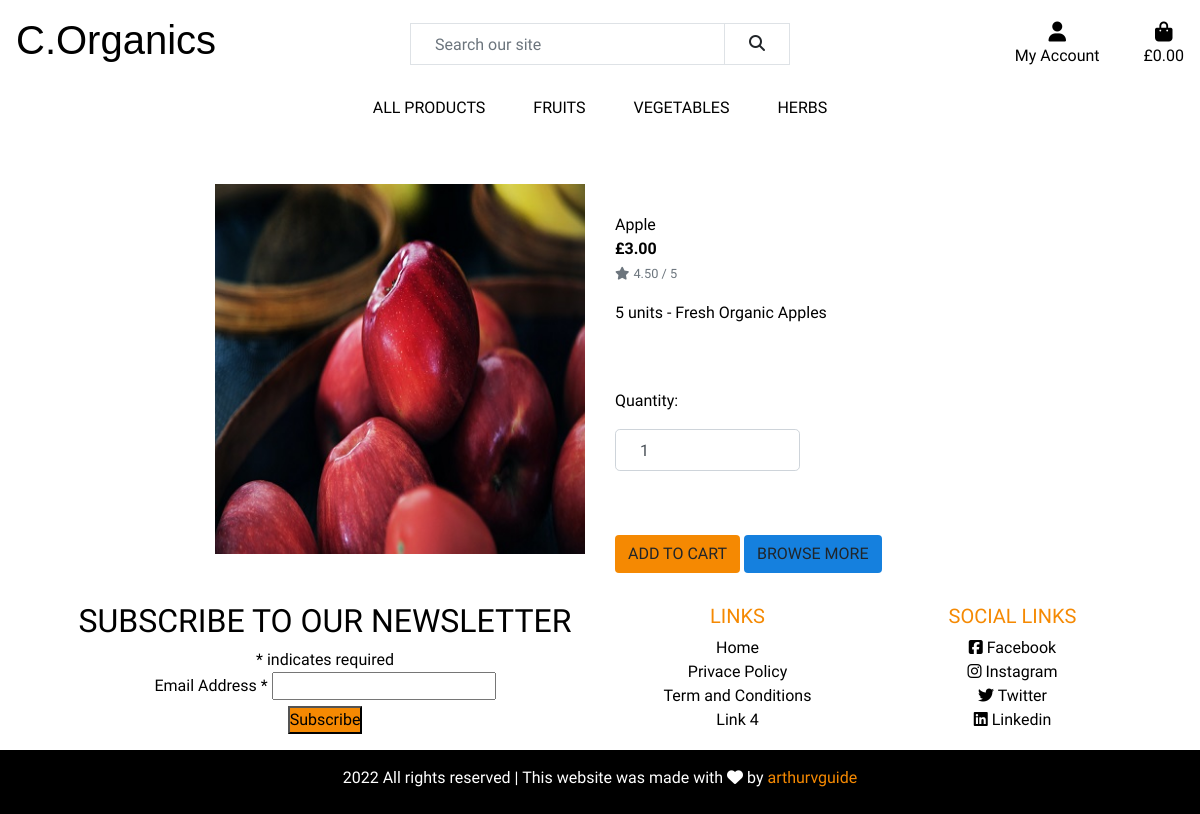
The app's page /products/3 with its own data.
### products/models.py (models this page shows, shortened)
class Product(models.Model):
    category = models.ForeignKey('Category', null=True, blank=True, on_delete=models.SET_NULL)
    name = models.CharField(max_length=254)
    description = models.TextField()
    price = models.DecimalField(max_digits=6, decimal_places=2)
    rating = models.DecimalField(max_digits=6, decimal_places=2, null=True, blank=True)
    image_url = models.URLField(max_length=1024, null=True, blank=True)
    image = models.ImageField(null=True, blank=True)

### products/views.py (the view)
# urls.py: path('<product_id>', views.product_detail, name='product_detail'),
def product_detail(request, product_id):
    product = get_object_or_404(Product, pk=product_id)
    context = {
        'product': product,
    }
    return render(request, 'products/product_detail.html', context)

### products/templates/products/product_detail.html (shortened to what this page needs)
{% extends "base.html" %}
{% load static %}
{% block content %}
    <div class="container-fluid">
        <div class="row align-items-center">
            <div class="col-12 col-md-6 col-lg-4 offset-lg-2">
                <div class="my-5">
                    {% if product.image %}
                        <a href="{{ product.image.url }}" target="_blank">
                            <img class="img-fluid" src="{{ product.image.url }}" alt="{{ product.name }}">
                        </a>
                        {% else %}
                        <a href="">
                            <img class="img-fluid" src="/media/no-image.png" alt="{{ product.name }}">
                        </a>
                    {% endif %}
                </div>
            </div>
            <div class="col-12 col-md-6 col-lg-4">
                <div class="mb-5 mt-md-5">
                    <p class="mb-0">{{ product.name }}</p>
                    <p class="mb-0 text-left font-weight-bold">£{{ product.price }}</p>
                    {% if product.rating %}
                        <small class="text-muted"><i class="fas fa-star mr-1"></i>{{ product.rating }} / 5</small>
                    {% else %}
                        <small class="text-muted">No Rating</small>
                    {% endif %}
                    <p class="mt-3">{{ product.description }}</p>
                </div>
                <form class="form" action="#" method="POST">
                    <div class="form-row">
                        <div class="col-12">
                            <p class="mt-3">Quantity:</strong></p>
                            <div class="form-group w-50">
                                <div class="input-group">
                                    <input class="form-control qty_input" type="number" name="quantity" value="1" min="1" max="99" data-item_id="{{ product.id }}" id="id_qty_{{ product.id }}">
                                </div>
                            </div>
                        </div>
                        <div class="col-12">
                            <input type="submit" class="btn btn-add-cart text-uppercase mt-5" value="Add to Cart">
                            <a href="{% url 'products' %}" class="btn btn-browse mt-5">
                                <span class="text-uppercase">Browse more</span>
                            </a>
                        </div>
                    </div>
                </form>
            </div>
        </div>
    </div>
{% endblock %}

### static/css/style.css (style rules this page uses)
html { height: 100%; }
body { font-family: 'K2D', sans-serif; overflow-x: hidden; color: black; }
a { color:#000; }
* { margin: 0; padding: 0px; box-sizing: border-box; }
.form-control { height: calc(2.5rem + 2px); padding: 0.5rem 1.5rem; font-size: 1rem; line-height: 1.5; border-radius: 0.3rem; }
.btn-add-cart { background-color: #f58902; }
.btn-browse { background-color: #1580de; }

### records on screen
Product: image (picture), name "Apple", price "3.00", rating "4.50", description "5 units - Fresh Organic Apples"
